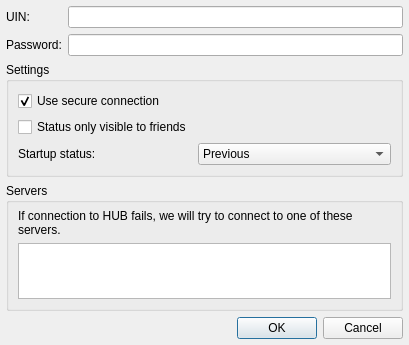
<?xml version="1.0" encoding="UTF-8"?>
<ui version="4.0">
 <class>GG::EditDialog</class>
 <widget class="QDialog" name="GG::EditDialog">
  <property name="geometry">
   <rect>
    <x>0</x>
    <y>0</y>
    <width>409</width>
    <height>325</height>
   </rect>
  </property>
  <layout class="QGridLayout" name="gridLayout_2">
   <property name="margin">
    <number>6</number>
   </property>
   <item row="3" column="0" colspan="2">
    <widget class="QGroupBox" name="serversGroupBox">
     <property name="title">
      <string>Servers</string>
     </property>
     <layout class="QGridLayout" name="gridLayout">
      <property name="topMargin">
       <number>6</number>
      </property>
      <item row="0" column="0">
       <widget class="QLabel" name="serversLabel">
        <property name="text">
         <string>If connection to HUB fails, we will try to connect to one of these servers.</string>
        </property>
        <property name="wordWrap">
         <bool>true</bool>
        </property>
       </widget>
      </item>
      <item row="1" column="0">
       <widget class="QPlainTextEdit" name="serversTextEdit"/>
      </item>
     </layout>
    </widget>
   </item>
   <item row="0" column="0">
    <widget class="QLabel" name="uinLabel">
     <property name="text">
      <string>UIN:</string>
     </property>
    </widget>
   </item>
   <item row="0" column="1">
    <widget class="QLineEdit" name="uinEdit"/>
   </item>
   <item row="1" column="0">
    <widget class="QLabel" name="passwordLabel">
     <property name="text">
      <string>Password:</string>
     </property>
    </widget>
   </item>
   <item row="1" column="1">
    <widget class="QLineEdit" name="passwordEdit">
     <property name="echoMode">
      <enum>QLineEdit::Password</enum>
     </property>
    </widget>
   </item>
   <item row="4" column="0" colspan="2">
    <widget class="QDialogButtonBox" name="buttonBox">
     <property name="standardButtons">
      <set>QDialogButtonBox::Cancel|QDialogButtonBox::Ok</set>
     </property>
    </widget>
   </item>
   <item row="2" column="0" colspan="2">
    <widget class="QGroupBox" name="settingsGroupBox">
     <property name="title">
      <string>Settings</string>
     </property>
     <layout class="QFormLayout" name="formLayout">
      <item row="0" column="0">
       <widget class="QCheckBox" name="SSLCheckBox">
        <property name="text">
         <string>Use secure connection</string>
        </property>
        <property name="checked">
         <bool>true</bool>
        </property>
       </widget>
      </item>
      <item row="2" column="1">
       <widget class="QComboBox" name="startupComboBox">
        <item>
         <property name="text">
          <string>Previous</string>
         </property>
        </item>
        <item>
         <property name="text">
          <string>Available</string>
         </property>
        </item>
        <item>
         <property name="text">
          <string>Be right back</string>
         </property>
        </item>
        <item>
         <property name="text">
          <string>Do not disturb</string>
         </property>
        </item>
        <item>
         <property name="text">
          <string>Free for chat</string>
         </property>
        </item>
        <item>
         <property name="text">
          <string>Invisible</string>
         </property>
        </item>
       </widget>
      </item>
      <item row="2" column="0">
       <widget class="QLabel" name="startupLabel">
        <property name="text">
         <string>Startup status:</string>
        </property>
       </widget>
      </item>
      <item row="1" column="0">
       <widget class="QCheckBox" name="friendsCheckBox">
        <property name="text">
         <string>Status only visible to friends</string>
        </property>
       </widget>
      </item>
     </layout>
    </widget>
   </item>
  </layout>
 </widget>
 <tabstops>
  <tabstop>uinEdit</tabstop>
  <tabstop>passwordEdit</tabstop>
  <tabstop>SSLCheckBox</tabstop>
  <tabstop>friendsCheckBox</tabstop>
  <tabstop>startupComboBox</tabstop>
  <tabstop>serversTextEdit</tabstop>
  <tabstop>buttonBox</tabstop>
 </tabstops>
 <resources/>
 <connections>
  <connection>
   <sender>buttonBox</sender>
   <signal>rejected()</signal>
   <receiver>GG::EditDialog</receiver>
   <slot>reject()</slot>
   <hints>
    <hint type="sourcelabel">
     <x>407</x>
     <y>269</y>
    </hint>
    <hint type="destinationlabel">
     <x>359</x>
     <y>25</y>
    </hint>
   </hints>
  </connection>
 </connections>
</ui>
